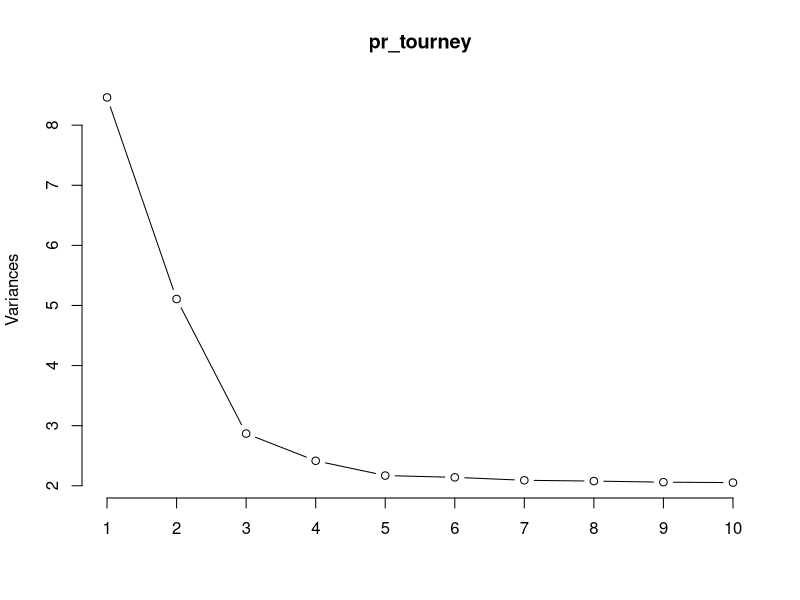
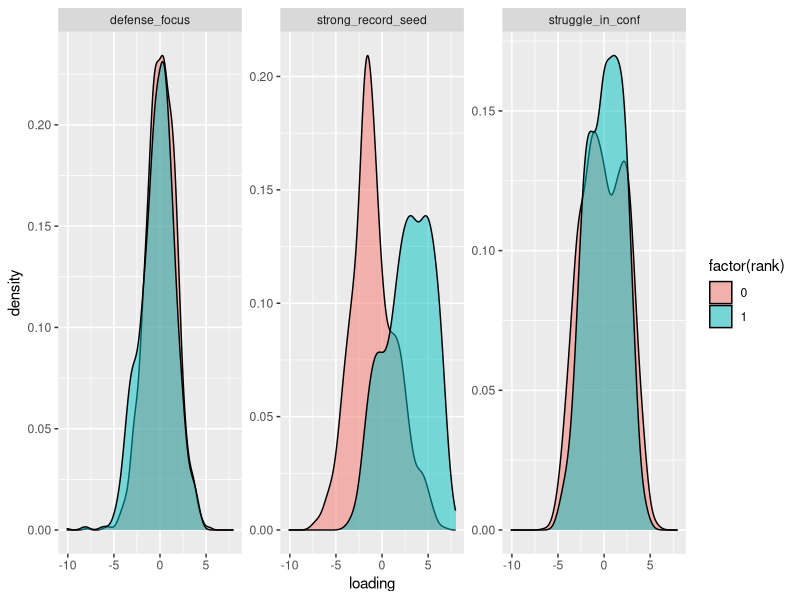

These figures' R source, in order: (Note: this script raises an error after producing the figures.)
## ---- chunk 1
knitr::opts_chunk$set(echo = TRUE, message = FALSE, warning = FALSE)
library(tidyverse)
library(tidytext)
library(caret)
library(fastDummies)
library(randomForest)
# https://www.openml.org/d/1590

tourney_data <- read_csv("tourney_data.csv") %>% 
  mutate(rank=log2(rank)) %>% # converts 1,2,4,8,16, etc to 0,1,2,3,4
  select(-Season,-class,-`Coach(es)`,-`NCAA Tournament`) %>% #either not helpful, or duplicative
  filter(!is.na(Pts_for)) %>% #removes 1 case
  mutate(across("AP Pre":"AP Final",function(x){ifelse(is.na(x),"Not 25",paste("Top",ceiling(x/5)*5))})) %>% #data cleaning
  mutate(across(Conf_W:Conf_Pct,function(x){ifelse(is.na(x),0,x)})) #%>% #fill missing info

skimr::skim(tourney_data)

tourney_data2<-tourney_data %>%
  fastDummies::dummy_cols(remove_selected_columns = T) %>% #simple dummy cols
  arrange(tourn_year) %>% mutate(lag_rank=lag(rank)) %>% mutate(lag_rank=ifelse(is.na(lag_rank),6,lag_rank)) %>% #how did the team do last year
  mutate(rank=as.numeric(rank<=4))# <=4 = Did team make the sweet 16 (one of the final 2^4 teams)
table(tourney_data2$rank)
## ---- chunk 2
pr_tourney <- prcomp(x = select(tourney_data2,-rank), scale = T, center = T)
summary(pr_tourney)

screeplot(pr_tourney, type = "lines")

rownames_to_column(as.data.frame(pr_tourney$rotation)) %>% 
  select(1:4) %>% 
  filter(abs(PC1) >= 0.25 | abs(PC2) >= 0.25 | abs(PC3) >= 0.25) %>% 
  View()

prc <- bind_cols(select(tourney_data2,rank),as.data.frame(pr_tourney$x)) %>% 
  select(1:4) %>% 
  rename("strong_record_seed" = PC1) %>% 
  rename("struggle_in_conf" = PC2) %>% 
  rename("defense_focus" = PC3) 
head(prc)

prc %>% 
  pivot_longer(cols = -rank,names_to = "component",values_to = "loading") %>% 
  ggplot(aes(x=loading, fill=factor(rank),group=rank))+
  geom_density(alpha=0.5)+
  facet_wrap(.~component,scales = "free_y")


## ---- chunk 3
# names(tourney_data2)

tourney_cl = select(tourney_data2,-rank)

kclust3 <- kmeans(tourney_cl, centers = 3)

tourney_clustered3 = augment(kclust3, tourney_data2)

# tourney_clustered3 %>% select(rank, .cluster)

tourney_clustered3 %>% pivot_longer(c(rank),names_to = "feature") %>%
  ggplot(aes(value, fill=.cluster))+
  geom_density(alpha=0.3)+
  facet_wrap(~feature)

kclust4 <- kmeans(tourney_cl, centers = 4)

tourney_clustered4 = augment(kclust4, tourney_data2)

# tourney_clustered4 %>% select(rank, .cluster)

tourney_clustered4 %>% pivot_longer(c(rank),names_to = "feature") %>%
  ggplot(aes(value, fill=.cluster))+
  geom_density(alpha=0.3)+
  facet_wrap(~feature)

kclust5 <- kmeans(tourney_cl, centers = 5)

tourney_clustered5 = augment(kclust5, tourney_data2)

# tourney_clustered5 %>% select(rank, .cluster)

tourney_clustered5 %>% pivot_longer(c(rank),names_to = "feature") %>%
  ggplot(aes(value, fill=.cluster))+
  geom_density(alpha=0.3)+
  facet_wrap(~feature)

#four clusters has the most distinct distributions; cluster 2 are the biggest losers,  clusters 1 & 4 mostly losing, and cluster 3 winners
tourney_clustered4 %>% group_by(rank, .cluster) %>% summarize(n=n())

kclusts <- tibble(k = 1:9) %>%
mutate(
kclust = map(k, ~kmeans(tourney_cl, .x)),
glanced = map(kclust, glance),
augmented = map(kclust, augment, tourney_cl)
)

clusterings <- kclusts %>%
unnest(glanced, .drop = TRUE)
ggplot(clusterings, aes(k, tot.withinss)) +
geom_line() 


#hierarchical clustering

hclustr <- hclust(d=dist(tourney_cl))
summary(hclustr)

plot(hclustr)
abline(h=3, col="red")

cluster <- cutree(hclustr, k=3)
tourney_hcl <- tourney_data2 %>%
add_column(cluster) %>%
mutate(cluster=as_factor(cluster))

tourney_hcl %>% group_by(rank, cluster) %>% summarize(n=n())

tourney_hcl %>%
pivot_longer(c(rank),names_to = "feature") %>%
ggplot(aes(value, fill=cluster))+
geom_density(alpha=0.3)+
facet_wrap(~feature)


## ---- chunk 4
table(prc$rank==tourney_clustered5$rank) #Check that prc and tourney_clustered4 are ordered the same

full_tourney_features<-tourney_clustered5 %>% 
  cbind(prc %>% select(-rank)) %>% 
  select("rank","SRS","strong_record_seed","Ovr_W","SOS","Seed","tourn_year",
       "struggle_in_conf","Ovr_Pct","defense_focus","Pts_against","Pts_for","Ovr_L",
       "Conf_Pct","Conf_W","AP Final_Not 25","lag_rank","Conf_L",
       "team_Syracuse Orange Men's Basketball","AP High_Top 5","AP Pre_Not 25"
       )

test_2023<-full_tourney_features %>% 
  filter(tourn_year==2023)

full_tourney_features<-full_tourney_features %>% 
  filter(tourn_year!=2023)
  
train<-full_tourney_features %>% 
  group_by(rank) %>% #Sample within outcomes to ensure representativeness
  sample_frac(.8)
test<-full_tourney_features %>% 
  anti_join(train)

control <- trainControl(method = "boot", number = 1)
# ctrl <- trainControl(method = "cv", number = 5)
fit_rf <- train(rank ~ .,
             data = train,
             method = "rf",
             trControl = control)

plot(varImp(fit_rf),top=20)

pred <- predict(fit_rf, newdata=test)

best_thresh<-function(x){
  pred2<-as.numeric(pred>x)
  output<-as.numeric(confusionMatrix(factor(pred2),factor(test$rank))$overall[2])
  return(output)
}

cutoff<-data.frame(thresh=seq(0,1,.01)) %>%
  mutate(best=sapply(thresh,best_thresh)) %>%
  filter(best==max(best)) %>%
  pull(thresh)
pred2<-as.numeric(pred>cutoff[1])

confusionMatrix(factor(pred2),factor(test$rank))

pred <- predict(fit_rf, newdata=test_2023)


nth_val<-sort(pred,decreasing = T)[2^4] #For current year, should only predicted as many teams as is actually possible
pred2<-as.numeric(pred>=nth_val)
table(pred2)

confusionMatrix(factor(pred2),factor(test_2023$rank))

prediction_output<-tourney_data %>% 
  filter(tourn_year==2023) %>% 
  mutate(rank=as.numeric(rank<=4)) %>% # <=4 = Did team make the sweet 16 (one of the final 2^4 teams)
  mutate(prediction=pred2) %>% 
  select(team, Seed, rank, prediction) %>% 
  mutate(correct=rank==prediction)
